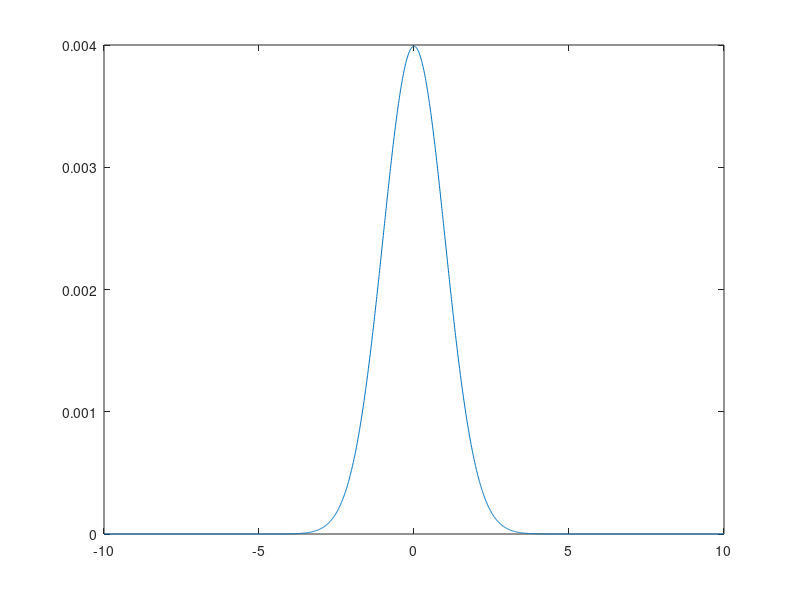
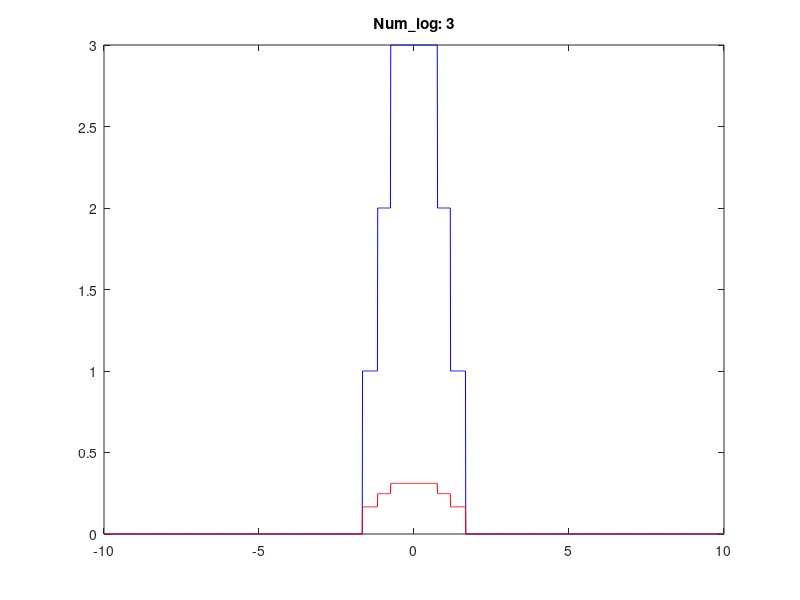
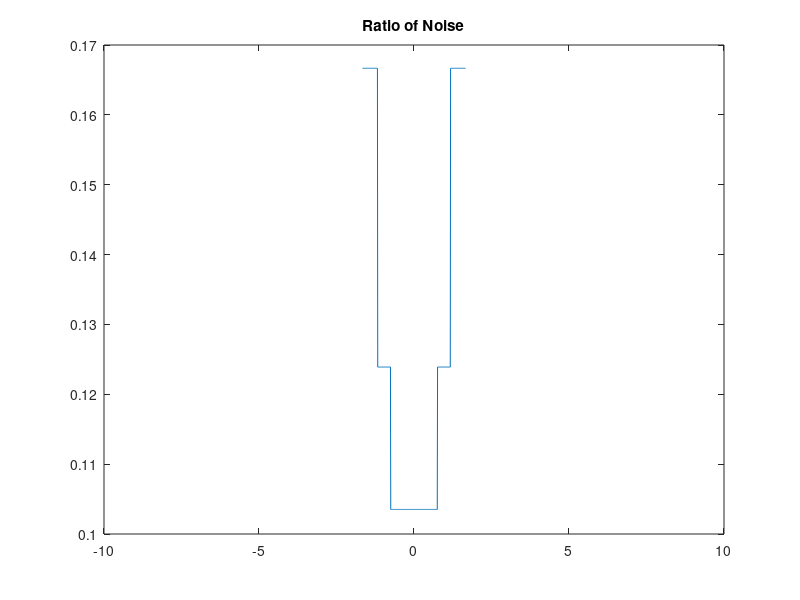
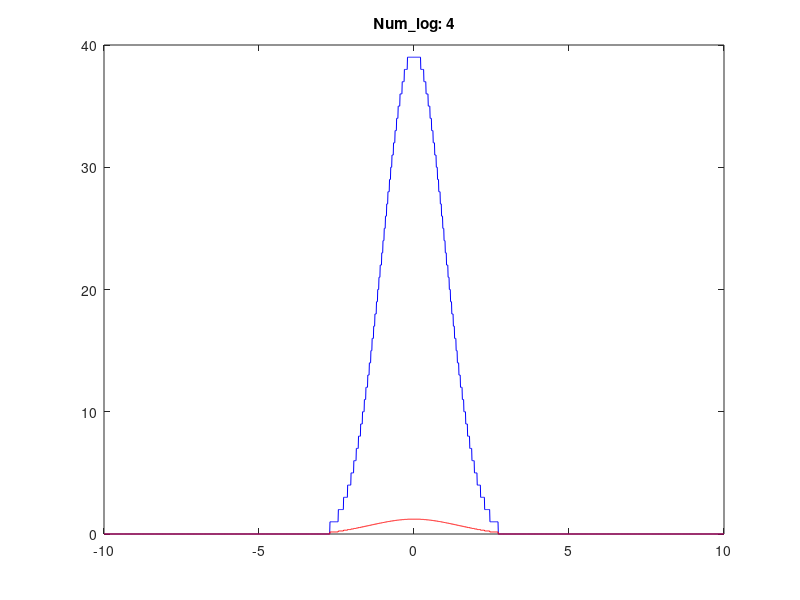

These figures' MATLAB source, in order:
clc;clear;close all;

Sigma=1;
Miu=0;
LowLimit=-10*Sigma;
HighLimit=10*Sigma;
Interval=1/100;

x=LowLimit:Interval:HighLimit;
y=normpdf(x,Miu,Sigma)*Interval;

figure;plot(x,y);
SumProb=sum(y)

[temp,index1]=min(abs(x-3*Sigma));
Scope=index1:1:length(x);
Exp3SigmaPrin=(1-sum(y(Scope))*2)*100

% Start Discretization
asnr=5;
nr=1/(1+asnr);
InitialAccuracy=nr*100

Num_Log=3:1:10;
DirectAccuracy=zeros(size(Num_Log));
GeneratedAccuracy=zeros(size(Num_Log));
Discretization=zeros(size(Num_Log));

for ii=1:length(Num_Log)
    
Threshold=10^(-Num_Log(ii));
DisY=floor(y/Threshold);
TotalDataNumber=sum(DisY);
Discretization(ii)=(1-TotalDataNumber*Threshold)*100;

Noise=DisY*nr;
% figure;plot(x,DisY,'b');hold on;plot(x,Noise,'r');
DirectAccuracy(ii)=sum(Noise)/sum(DisY)*100;

Noise_G=DisY*1./(asnr*sqrt(DisY)+1);
figure;plot(x,DisY,'b');hold on;plot(x,Noise_G,'r');title(['Num\_log: ',num2str(Num_Log(ii))]);
figure;plot(x,Noise_G./DisY);title('Ratio of Noise');
GeneratedAccuracy(ii)=sum(Noise_G)/sum(DisY)*100;
end
figure;plot(Num_Log,DirectAccuracy);title('DirectAccuracy');
figure;plot(Num_Log,GeneratedAccuracy,'b');title('GeneratedAccuracy and Discretization Error');
    hold on;plot(Num_Log,Discretization,'r');
figure;plot(Num_Log,100-GeneratedAccuracy);title('GeneratedAccuracy,order 1/2');xlabel('number of data,order 10');ylabel('accuracy');

pk=zeros(length(Num_Log)-1,1);
for ii=1:length(GeneratedAccuracy)-1
    pk(ii)=GeneratedAccuracy(ii)/GeneratedAccuracy(ii+1);
end
figure;plot(Num_Log(1:length(Num_Log)-1),pk);